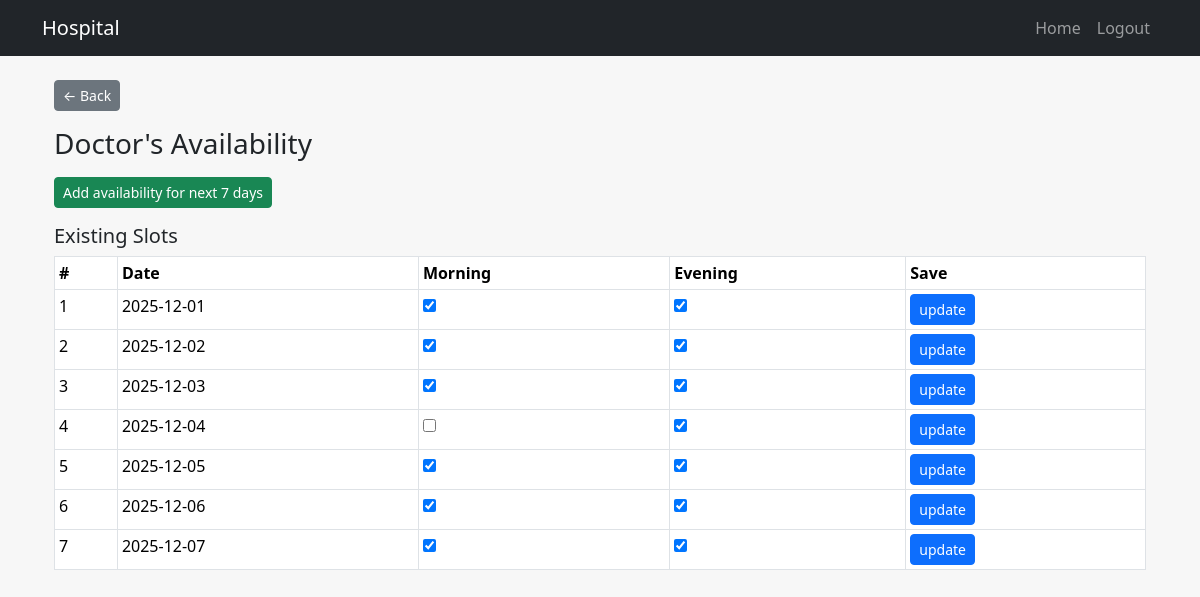
/doctor/availability (signed in), run on the app's committed database.
### app.py (models this page shows)
class DoctorAvailability(db.Model):
    __tablename__ = "doctor_availability"
    id = db.Column(db.Integer, primary_key=True)
    doctor_id = db.Column(
        db.Integer,
        db.ForeignKey("users.id", ondelete="CASCADE"),
        nullable=False
    )
    date = db.Column(db.String(20), nullable=False)
    morning = db.Column(db.Boolean, default=True)
    evening = db.Column(db.Boolean, default=True)
    doctor = db.relationship("User", back_populates="availabilities")

### app.py (the view, shortened to what this page needs)
@app.route('/doctor/availability', methods=['GET', 'POST'])
def doctor_availability():
    if 'id' not in session or session.get('role') != 'doctor':
        flash("Only doctors can set availability", "danger")
        return redirect(url_for('index'))
    doctor_id = session['id']
    slots = DoctorAvailability.query.filter_by(doctor_id=doctor_id).order_by(DoctorAvailability.date).all()
    return render_template("doctor_add_availability.html", slots=slots)

### templates/doctor_add_availability.html (shortened to what this page needs)
{% extends "base.html" %}
{% block content %}
<h3 class="mb-3">Doctor's Availability</h3>
<a href="{{ url_for('doctor_add_next7_days') }}" class="btn btn-sm btn-success mb-3">
    Add availability for next 7 days
</a>
<h5>Existing Slots</h5>
<table class="table table-sm table-bordered">
    <thead>
        <tr>
            <th>#</th>
            <th>Date</th>
            <th>Morning</th>
            <th>Evening</th>
            <th>Save</th>
        </tr>
    </thead>
    <tbody>
        {% for s in slots %}
        <tr>
            <form method="POST" action="{{ url_for('doctor_update_slot', slot_id=s.id) }}">
                <td>{{ loop.index }}</td>
                <td>{{ s.date }}</td>
                <td>
                    <input type="checkbox" name="morning"
                           {% if s.morning %}checked{% endif %}>
                </td>
                <td>
                    <input type="checkbox" name="evening"
                           {% if s.evening %}checked{% endif %}>
                </td>
                <td>
                    <button class="btn btn-sm btn-primary">update</button>
                </td>
            </form>
        </tr>
        {% else %}
        <tr><td colspan="5">no availability yet</td></tr>
        {% endfor %}
    </tbody>
</table>
{% endblock %}

### templates/base.html (shortened to what this page needs)
<!DOCTYPE html>
<html lang="en">
<head>
    <link rel="stylesheet" href="https://cdn.jsdelivr.net/npm/bootstrap@5.3.2/dist/css/bootstrap.min.css">
</head>
<body>
    <nav class="navbar navbar-expand-lg navbar-dark bg-dark mb-4">
        <div class="container">
            <a class="navbar-brand" href="#">Hospital</a>
            <div class="collapse navbar-collapse" id="mainNav">
                <ul class="navbar-nav ms-auto">
                    <li class="nav-item">
                        <a class="nav-link" href="{{ url_for('index') }}">Home</a>
                    </li>
                    {% if session.get('id') %}
                        <li class="nav-item">
                            <a class="nav-link" href="{{ url_for('logout') }}">Logout</a>
                        </li>
                    {% else %}
                        <li class="nav-item">
                            <a class="nav-link" href="{{ url_for('login') }}">Login</a>
                        </li>
                    {% endif %}
                </ul>
            </div>
        </div>
    </nav>
    <div class="container">
        <div class="container">
    {% if request.referrer and request.referrer != request.url %}
        <a href="{{ request.referrer }}" class="btn btn-sm btn-secondary mb-3">
            ← Back
        </a>
    {% endif %}
        {% block content %}{% endblock %}
    </div>
</body>
</html>

### templates/base.html (style rules this page uses)
body { background: #f7f7f7; }

### data on the page
DoctorAvailability: date "2025-12-01", morning "☑", evening "☑"
DoctorAvailability: date "2025-12-02", morning "☑", evening "☑"
DoctorAvailability: date "2025-12-03", morning "☑", evening "☑"
DoctorAvailability: date "2025-12-04", evening "☑"
DoctorAvailability: date "2025-12-05", morning "☑", evening "☑"
DoctorAvailability: date "2025-12-06", morning "☑", evening "☑"
DoctorAvailability: date "2025-12-07", morning "☑", evening "☑"
